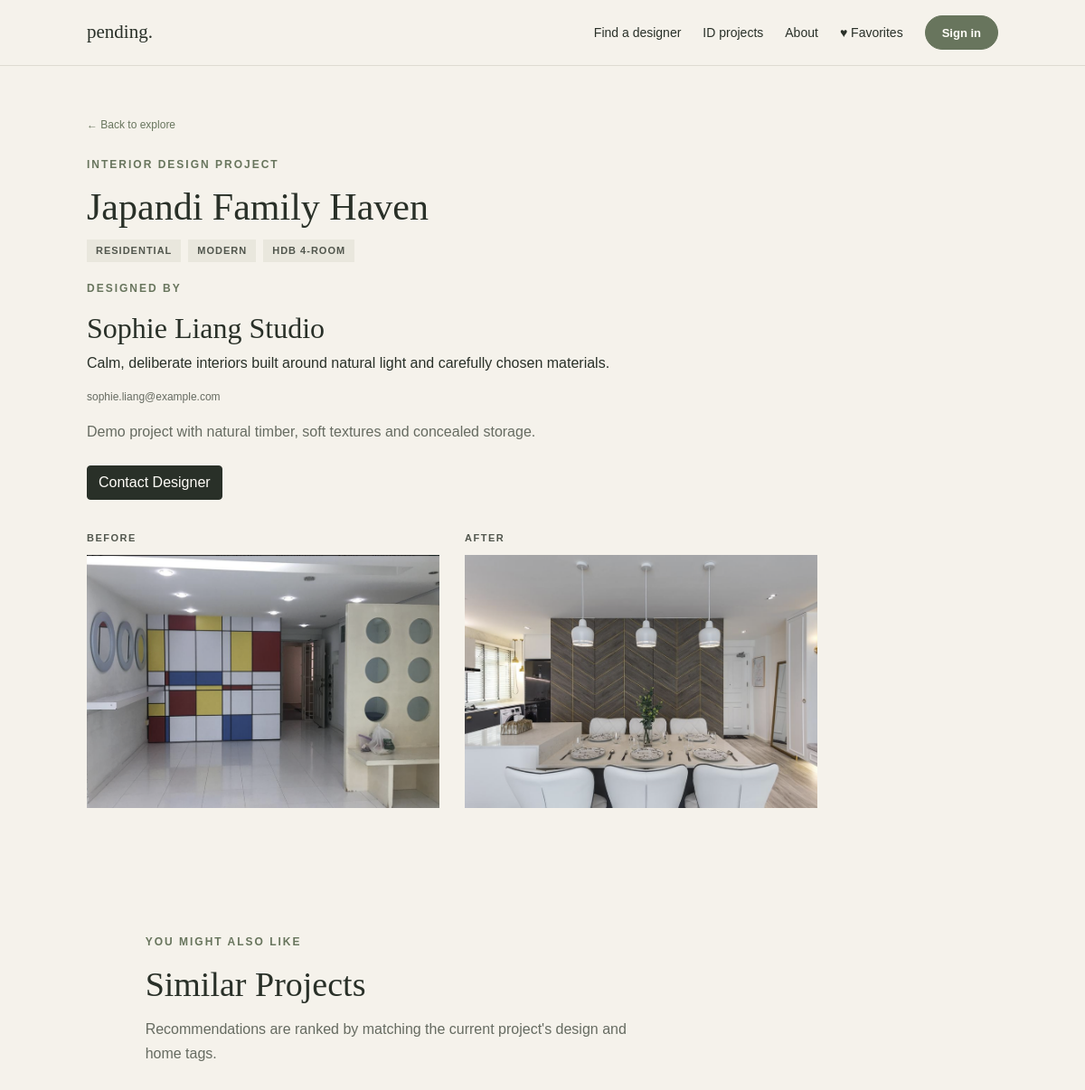
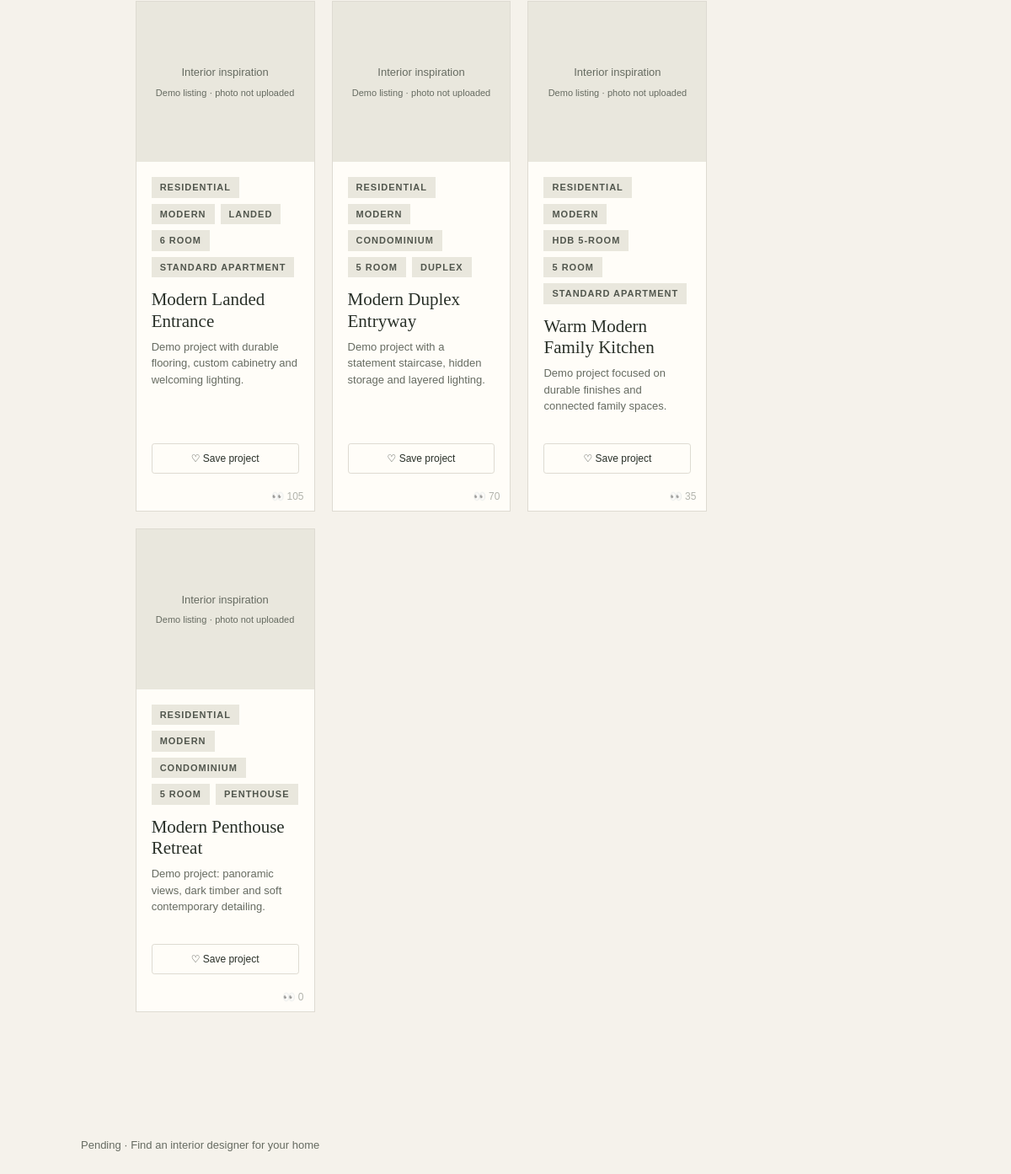
Page /idp/11 on the committed database (2 pictures, top to bottom).
### tables this page shows
CREATE TABLE interior_design_project (
            id INTEGER PRIMARY KEY AUTOINCREMENT,
            title TEXT NOT NULL,
            description TEXT DEFAULT '',
            is_featured INTEGER DEFAULT 0,
            is_visible INTEGER DEFAULT 1,
            category TEXT DEFAULT '',
            style TEXT DEFAULT '',
            property_type TEXT DEFAULT ''
        , room_count TEXT NOT NULL DEFAULT '', apartment_type TEXT NOT NULL DEFAULT '', created_at TEXT NOT NULL DEFAULT '', updated_at TEXT NOT NULL DEFAULT '', account_key TEXT NOT NULL DEFAULT '', viewership_count INTEGER NOT NULL DEFAULT 0, shortlist_count INTEGER NOT NULL DEFAULT 0);

CREATE TABLE company_profile (
            id INTEGER PRIMARY KEY DEFAULT 1,
            name TEXT DEFAULT '',
            description TEXT DEFAULT '',
            contact_info TEXT DEFAULT ''
        , account_key TEXT NOT NULL DEFAULT 'designer:demo-designer');

CREATE TABLE project_photo (
            id INTEGER PRIMARY KEY AUTOINCREMENT,
            project_id INTEGER NOT NULL,
            image_url TEXT NOT NULL,
            photo_type TEXT NOT NULL CHECK(photo_type IN ('before', 'after')),
            FOREIGN KEY (project_id) REFERENCES interior_design_project(id)
        );

### app.py (the view)
@app.route('/idp/<int:project_id>')
def idp_view(project_id):
    project = _project_svc.get(project_id)
    if not project or not project['is_visible']:
        return render_template('sites/404.html'), 404
    designer = _company_svc.get(
        project.get('account_key') or database.DEFAULT_DESIGNER_ACCOUNT
    )
    photos = _photo_svc.get_all(project_id)
    before = [p for p in photos if p['photo_type'] == 'before']
    after = [p for p in photos if p['photo_type'] == 'after']
    similar = database.get_customer_similar_projects(project_id)
    covers = {}
    for item in similar:
        item_photos = _photo_svc.get_all(item['id'])
        cover = next((p for p in item_photos if p['photo_type'] == 'after'),
                     item_photos[0] if item_photos else None)
        covers[item['id']] = cover
    return render_template('sites/idp_view.html', project=project, before=before, after=after,
                           similar=similar, covers=covers, similar_covers=covers,
                           favorite_ids=database.get_favorite_ids(current_account()),
                           designer=designer)

### app.py (called while the page is built)
def current_account():
    if 'visitor_id' not in session:
        session['visitor_id'] = uuid4().hex
    session.permanent = True
    return session.get('account_key') or ('guest:' + session['visitor_id'])

### database.py (called while the page is built)
def get_db():
    connection = sqlite3.connect(DB_PATH, factory=_DemoConnection)
    connection.row_factory = sqlite3.Row
    connection.execute('PRAGMA foreign_keys = ON')
    return connection

def get_company(account_key=DEFAULT_DESIGNER_ACCOUNT):
    with get_db() as conn:
        row = conn.execute('SELECT * FROM company_profile WHERE account_key=?', (account_key,)).fetchone()
        if row:
            return dict(row)
        conn.execute('INSERT INTO company_profile (account_key) VALUES (?)', (account_key,))
        row = conn.execute('SELECT * FROM company_profile WHERE account_key=?', (account_key,)).fetchone()
        return dict(row)

def get_visible_projects(filters=None, account_key=None):
    filters = filters or {}
    query = 'SELECT * FROM interior_design_project WHERE is_visible=1'
    values = []
    if account_key:
        query += ' AND account_key=?'
        values.append(account_key)
    for field in TAG_FIELDS:
        value = (filters.get(field) or '').strip()
        if value:
            query += f' AND {field} = ?'
            values.append(value)
    search = (filters.get('q') or '').strip()
    if search:
        query += ' AND (title LIKE ? OR description LIKE ?)'
        values += [f'%{search}%', f'%{search}%']
    query += ' ORDER BY is_featured DESC, id DESC'
    with get_db() as conn:
        return [dict(r) for r in conn.execute(query,values)]

def get_project(project_id):
    with get_db() as conn:
        row = conn.execute('SELECT * FROM interior_design_project WHERE id=?',(project_id,)).fetchone()
        return dict(row) if row else None

def get_photos(project_id):
    with get_db() as conn:
        return [dict(r) for r in conn.execute('SELECT * FROM project_photo WHERE project_id=? ORDER BY id',(project_id,))]

def get_favorite_ids(account_key):
    with get_db() as conn:
        return {row['project_id'] for row in conn.execute('SELECT project_id FROM favorite_project WHERE account_key=?',(account_key,))}

    def __exit__(self, exc_type, exc_value, traceback):
        try:
            return super().__exit__(exc_type, exc_value, traceback)
        finally:
            self.close()

    def get(self, account_key=DEFAULT_DESIGNER_ACCOUNT):
        return get_company(account_key)

### templates/sites/idp_view.html (shortened to what this page needs)
{% extends "master.html" %}
{% from "sites/_project_card.html" import card %}
{% block content %}
<div class="idp-view">
    <a class="back-link" href="{{ url_for('projects') }}#projects">← Back to explore</a>
    <p class="eyebrow" style="margin-top:24px;">Interior Design Project</p>
    <h1 style="font-size:42px;margin:12px 0;">{{ project.title }}</h1>
    <div class="idp-view-tags">
        {% for tag in [project.category, project.style, project.property_type] if tag %}
        <span class="tag-pill">{{ tag }}</span>
        {% endfor %}
    </div>
    <div class="idp-designer">
        <p class="eyebrow">Designed by</p>
        <h2>{{ designer.name or 'Interior Designer' }}</h2>
        {% if designer.description %}
        <p>{{ designer.description }}</p>
        {% endif %}
        {% if designer.contact_info %}
        <p class="demo-muted">{{ designer.contact_info }}</p>
        {% endif %}
    </div>
    {% if project.description %}
    <p class="intro">{{ project.description }}</p>
    {% endif %}
    <div style="margin-top: 24px; margin-bottom: 32px;">
        <a href="{{ url_for('customer_contact', project_id=project.id) }}" class="btn btn-dark">
            Contact Designer
        </a>
    </div>
    {% if before or after %}
    <div class="before-after">
        <div>
            <h3>Before</h3>
            {% if before %}
            {% for photo in before %}
            <img src="{{ url_for('static', filename=photo.image_url) }}" alt="Before" style="margin-bottom:12px;">
            {% endfor %}
            {% else %}
            <div class="placeholder" style="height:200px;">No before photos</div>
            {% endif %}
        </div>
        <div>
            <h3>After</h3>
            {% if after %}
            {% for photo in after %}
            <img src="{{ url_for('static', filename=photo.image_url) }}" alt="After" style="margin-bottom:12px;">
            {% endfor %}
            {% else %}
            <div class="placeholder" style="height:200px;">No after photos</div>
            {% endif %}
        </div>
    {% else %}
    <div class="placeholder" style="margin-top:32px;">No photos uploaded for this project.</div>
    {% endif %}
</div>
{% if similar %}
<section class="section demo-subsection">
    <p class="eyebrow">You might also like</p>
    <h2>Similar Projects</h2>
    <p class="section-intro">Recommendations are ranked by matching the current project's design and home tags.</p>
    <div class="project-grid">
        {% for p in similar %}
            {{ card(p,covers[p.id],p.id in favorite_ids,request.path,true) }}
        {% endfor %}
    </div>
</section>
{% endif %}
{% endblock %}

### templates/master.html (shortened to what this page needs)
<!doctype html>
<html lang="en">
<head>
    <link rel="stylesheet" href="https://cdn.jsdelivr.net/npm/bootstrap@4.0.0/dist/css/bootstrap.min.css">
    <link rel="stylesheet" href="{{ url_for('static', filename='style.css') }}">
</head>
<body>
    <header class="site-header">
        <a class="logo" href="/">pending.</a>
        <nav>
            {% if session.get('role') == 'designer' %}
                <a href="{{ url_for('designer_dashboard') }}">Dashboard</a>
                <a href="{{ url_for('company_edit') }}">Company Profile</a>
                <a href="{{ url_for('company_preview') }}">Preview Page</a>
            {% elif session.get('role') == 'platform_manager' %}
                <a href="{{ url_for('platform_managers') }}">Manage Platform</a>
                <a href="{{ url_for('generate_report') }}">Generate Report</a>
                <a href="{{ url_for('export_report') }}">Export Report</a>
            {% else %}
                <a href="/#designers">Find a designer</a>
                <a href="/#projects">ID projects</a>
                <a href="/#about">About</a>
            {% endif %}
            <a href="{{ url_for('favorites') }}">♥ Favorites</a>
            {% if not session.get('role') %}
                <a class="sign-in-link" href="{{ url_for('login') }}">Sign in</a>
            {% else %}
                <a class="sign-in-link" href="{{ url_for('logout') }}">{% if session.get('name') %}{{ session.get('name') }}{% else %}Testing{% endif %}</a>
            {% endif %}
        </nav>
    </header>
    <main>
        {% block content %}{% endblock %}
    </main>
    <footer class="site-footer">
        <p>Pending · Find an interior designer for your home</p>
    </footer>
</body>
</html>

### templates/sites/_project_card.html (shortened to what this page needs)
{% macro card(p, cover, saved, next_url, show_matches=false) %}
<article class="project-card demo-project-card">
    <a class="demo-card-link" href="{{ url_for('idp_view', project_id=p.id) }}">
        {% if cover %}
            <img class="demo-card-cover" src="{{ url_for('static', filename=cover.image_url) }}" alt="Photo of {{ p.title }}">
        {% else %}
            <div class="demo-card-cover demo-cover-placeholder"><span>Interior inspiration</span><small>Demo listing · photo not uploaded</small></div>
        {% endif %}
        <div class="project-info">
            <div class="demo-tags">
                {% for tag in [p.category,p.style,p.property_type,p.room_count,p.apartment_type] if tag %}
                    <span class="tag-pill">{{ tag }}</span>
                {% endfor %}
            </div>
            <h3>{{ p.title }}</h3>
            <p class="demo-muted">{{ p.description|truncate(105) }}</p>
        </div>
    </a>
    <form class="demo-favorite-form" method="post" action="{{ url_for('toggle_favorite', project_id=p.id) }}">
        <button type="submit" class="btn-sm demo-fav-btn {{ 'is-saved' if saved else '' }}" aria-label="{{ 'Remove from favorites' if saved else 'Save to favorites' }}: {{ p.title }}">
            {{ '♥ Saved' if saved else '♡ Save project' }}
        </button>
    </form>
    <div class="counts-container">
        <p class="demo-muted viewership_count">👀 {{p.viewership_count}}</p>
    </div>
</article>
{% endmacro %}

### static/style.css (style rules this page uses)
* { box-sizing: border-box; }
body { margin: 0; background: #f5f2eb; color: #293028; font-family: Arial, sans-serif; }
a { color: inherit; text-decoration: none; }
.site-header { min-height: 72px; padding: 16px 8%; display: flex; align-items: center; justify-content: space-between; border-bottom: 1px solid #dedbd2; }
.logo { font-family: Georgia, serif; font-size: 21px; }
nav { display: flex; align-items: center; gap: 24px; min-height: 40px; font-size: 14px; }
.sign-in-link { display: inline-flex; align-items: center; justify-content: center; min-height: 38px; padding: 0 18px; border: 1px solid #68755d; border-radius: 999px; background: #68755d; color: #fffdf8; font-size: 13px; font-weight: bold; line-height: 1; transition: background-color 0.2s, border-color 0.2s, transform 0.2s; }
.eyebrow { color: #68755d; font-size: 12px; font-weight: bold; letter-spacing: 2px; text-transform: uppercase; }
h1, h2 { font-family: Georgia, serif; font-weight: normal; }
h1 { max-width: 700px; margin: 20px 0; font-size: clamp(42px, 7vw, 72px); line-height: 1.05; }
.intro, .section-intro { max-width: 540px; color: #666b61; line-height: 1.7; }
.section { padding: 72px 8%; }
.section h2 { margin: 12px 0; font-size: 38px; }
.project-grid { display: grid; grid-template-columns: repeat(3, 1fr); gap: 20px; margin-top: 28px; }
.project-card { background: #fffdf8; }
.project-info { padding: 18px; }
.project-info h3 { margin: 8px 0; font-family: Georgia, serif; font-size: 21px; font-weight: normal; }
.project-info p { color: #666b61; font-size: 13px; }
.site-footer { padding: 24px 8%; color: #666b61; font-size: 13px; }
.back-link { color: #68755d; font-size: 12px; }
.btn-sm { display: inline-block; padding: 7px 14px; border: 1px solid #dedbd2; background: #fffdf8; color: #293028; font-size: 12px; cursor: pointer; text-decoration: none; line-height: 1; }
.btn-dark { background: #293028; color: #fffdf8; border-color: #293028; }
.idp-view { padding: 52px 8%; max-width: 1000px; }
.idp-view-tags { display: flex; gap: 8px; margin: 14px 0 20px; flex-wrap: wrap; }
.tag-pill { padding: 4px 10px; background: #e9e7dd; color: #51564d; font-size: 11px; font-weight: bold; letter-spacing: 1px; text-transform: uppercase; }
.before-after { display: grid; grid-template-columns: 1fr 1fr; gap: 28px; margin-top: 36px; }
.before-after h3 { font-size: 11px; font-weight: bold; letter-spacing: 1.5px; text-transform: uppercase; color: #51564d; margin: 0 0 12px; }
.before-after img { width: 100%; height: 280px; object-fit: cover; display: block; }
.counts-container { display: flex; flex-direction: row; align-items: flex-end; gap: 12px; margin-left: auto; margin-bottom: 8px; padding: 0 12px; opacity: 0.5; transition: opacity 0.2s ease-in-out; }
.viewership_count, .shortlist_count { font-size: 15px; margin: 0; }
:root { --pending-ink: #293028; --pending-sage: #68755d; --pending-muted: #666b61; --pending-paper: #fffdf8; --pending-line: #dedbd2; --pending-sand: #e9e7dd; }
.demo-results-count, .demo-muted { color: var(--pending-muted); font-size: 12px; }
.demo-project-card { min-width: 0; display: flex; flex-direction: column; border: 1px solid var(--pending-line); background: var(--pending-paper); }
.demo-card-link { display: block; color: inherit; text-decoration: none; flex: 1; }
.demo-card-cover { display: block; width: 100%; height: 190px; object-fit: cover; }
.demo-cover-placeholder { display: flex; flex-direction: column; justify-content: center; align-items: center; gap: 6px; background: var(--pending-sand); color: var(--pending-muted); text-align: center; font-size: 13px; }
.demo-cover-placeholder small { font-size: 11px; font-weight: normal; }
.demo-tags { display: flex; align-items: center; gap: 7px; flex-wrap: wrap; }
.demo-project-card .project-info h3 { margin-top: 14px; }
.demo-project-card .project-info p { line-height: 1.5; }
.demo-favorite-form { padding: 0 18px 18px; margin-top: auto; }
.demo-fav-btn { width: 100%; padding: 11px 14px; }
.demo-subsection { margin-top: 55px; }

### rows in the picture
interior_design_project: title "Japandi Family Haven", category "RESIDENTIAL", style "MODERN", property_type "HDB 4-ROOM", description "Demo project with natural timber, soft textures and concealed storage."
company_profile: name "Sophie Liang Studio", description "Calm, deliberate interiors built around natural light and carefully chosen materials.", contact_info "sophie.liang@example.com"
project_photo: image_url (picture)
project_photo: image_url (picture)
interior_design_project: category "RESIDENTIAL", style "MODERN", property_type "LANDED", room_count "6 ROOM", apartment_type "STANDARD APARTMENT", title "Modern Landed Entrance", description "Demo project with durable flooring, custom cabinetry and welcoming lighting.", value "♡ Save project", viewership_count "105"
interior_design_project: category "RESIDENTIAL", style "MODERN", property_type "CONDOMINIUM", room_count "5 ROOM", apartment_type "DUPLEX", title "Modern Duplex Entryway", description "Demo project with a statement staircase, hidden storage and layered lighting.", value "♡ Save project", viewership_count "70"
interior_design_project: category "RESIDENTIAL", style "MODERN", property_type "HDB 5-ROOM", room_count "5 ROOM", apartment_type "STANDARD APARTMENT", title "Warm Modern Family Kitchen", description "Demo project focused on durable finishes and connected family spaces.", value "♡ Save project", viewership_count "35"
interior_design_project: category "RESIDENTIAL", style "MODERN", property_type "CONDOMINIUM", room_count "5 ROOM", apartment_type "PENTHOUSE", title "Modern Penthouse Retreat", description "Demo project: panoramic views, dark timber and soft contemporary detailing.", value "♡ Save project", viewership_count "0"
